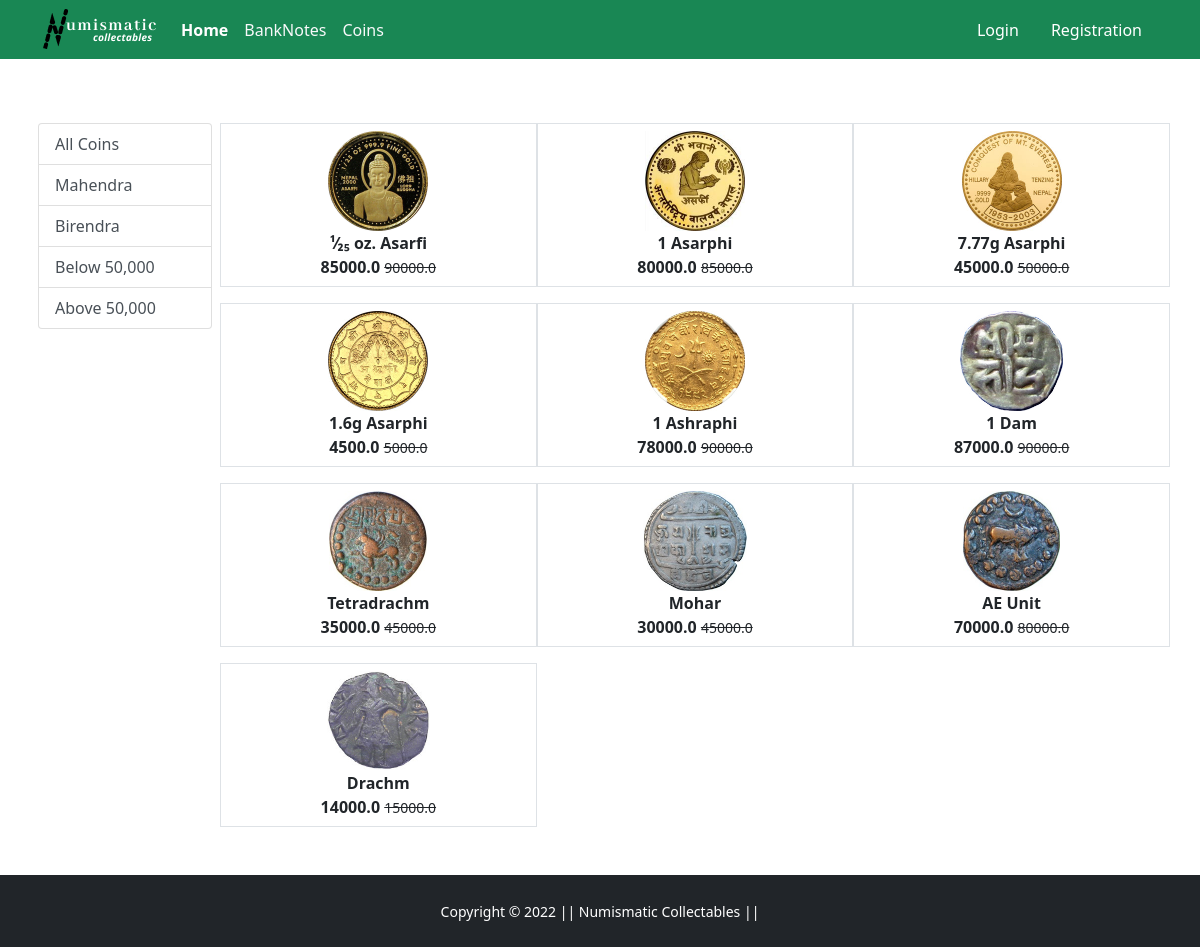
The page /coins/ on the database its author committed.
### app/models.py (models this page shows, shortened)
class Product(models.Model):
    title = models.CharField(max_length=100)
    selling_price = models.FloatField()
    discounted_price = models.FloatField()
    description = models.TextField()
    brand = models.CharField(max_length=100)
    category = models.CharField(choices=CATEGORY_CHOICES, max_length=15)
    product_image = models.ImageField(upload_to="productimg")

### app/views.py (the view)
# urls.py: path('coins/', views.coins, name='coins'),
def coins(request, data=None):
    if data == None:
        coins = Product.objects.filter(category = 'Coins')
    elif data == 'Mahendra' or data == 'Birendra':
        coins = Product.objects.filter(category = 'Coins').filter(brand=data)
    elif data == 'below':
        coins = Product.objects.filter(category = 'Coins').filter(discounted_price__lt = 50000)
    elif data == 'above':
        coins = Product.objects.filter(category = 'Coins').filter(discounted_price__gt = 50000)
    return render(request, 'app/coin.html', {'coins':coins})

### app/templates/app/coin.html (shortened to what this page needs)
{% extends 'app/base.html' %}
{% load static %}
{% block main-content %}
<div class="container my-5">
 <div class="row">
  <div class="col-md-2 g-3">
    <div class="list-group">
        <a href="{% url 'coins' %}" class="list-group-item list-group-item-action">All Coins</a>
        <a href="{% url 'coinsdata' 'Mahendra' %}" class="list-group-item list-group-item-action">Mahendra</a>
        <a href="{% url 'coinsdata' 'Birendra' %}" class="list-group-item list-group-item-action">Birendra</a>
        <a href="{% url 'coinsdata' 'below' %}" class="list-group-item list-group-item-action">Below 50,000</a>
        <a href="{% url 'coinsdata' 'above' %}" class="list-group-item list-group-item-action">Above 50,000</a>
    </div>
  </div>
  <div class="col-md-10">
    <div class="row">
    {% for product in coins %}
        <div class="col-md-4 col-sm-2 text-center g-3 border">
            <a href="{% url 'product-detail' product.id %}" class="btn">
                <div class="item">
                    <img src="{{product.product_image.url}}" alt="" height="100">
                </div>
                <div class="fw-bold">{{product.title}}</div>
                <div class="fw-bold">{{product.discounted_price}}
                    <small class="fw-light text-decoration-line-through">{{product.selling_price}}</small>
                </div>
            </a>
        </div>
    {% endfor %}
    </div>
  </div>
 </div>
</div>
{% endblock main-content %}

### rows shown on the page
Product: product_image (picture), title "¹⁄₂₅ oz. Asarfi", discounted_price "85000.0", selling_price "90000.0"
Product: product_image (picture), title "1 Asarphi", discounted_price "80000.0", selling_price "85000.0"
Product: product_image (picture), title "7.77g Asarphi", discounted_price "45000.0", selling_price "50000.0"
Product: product_image (picture), title "1.6g Asarphi", discounted_price "4500.0", selling_price "5000.0"
Product: product_image (picture), title "1 Ashraphi", discounted_price "78000.0", selling_price "90000.0"
Product: product_image (picture), title "1 Dam", discounted_price "87000.0", selling_price "90000.0"
Product: product_image (picture), title "Tetradrachm", discounted_price "35000.0", selling_price "45000.0"
Product: product_image (picture), title "Mohar", discounted_price "30000.0", selling_price "45000.0"
Product: product_image (picture), title "AE Unit", discounted_price "70000.0", selling_price "80000.0"
Product: product_image (picture), title "Drachm", discounted_price "14000.0", selling_price "15000.0"
